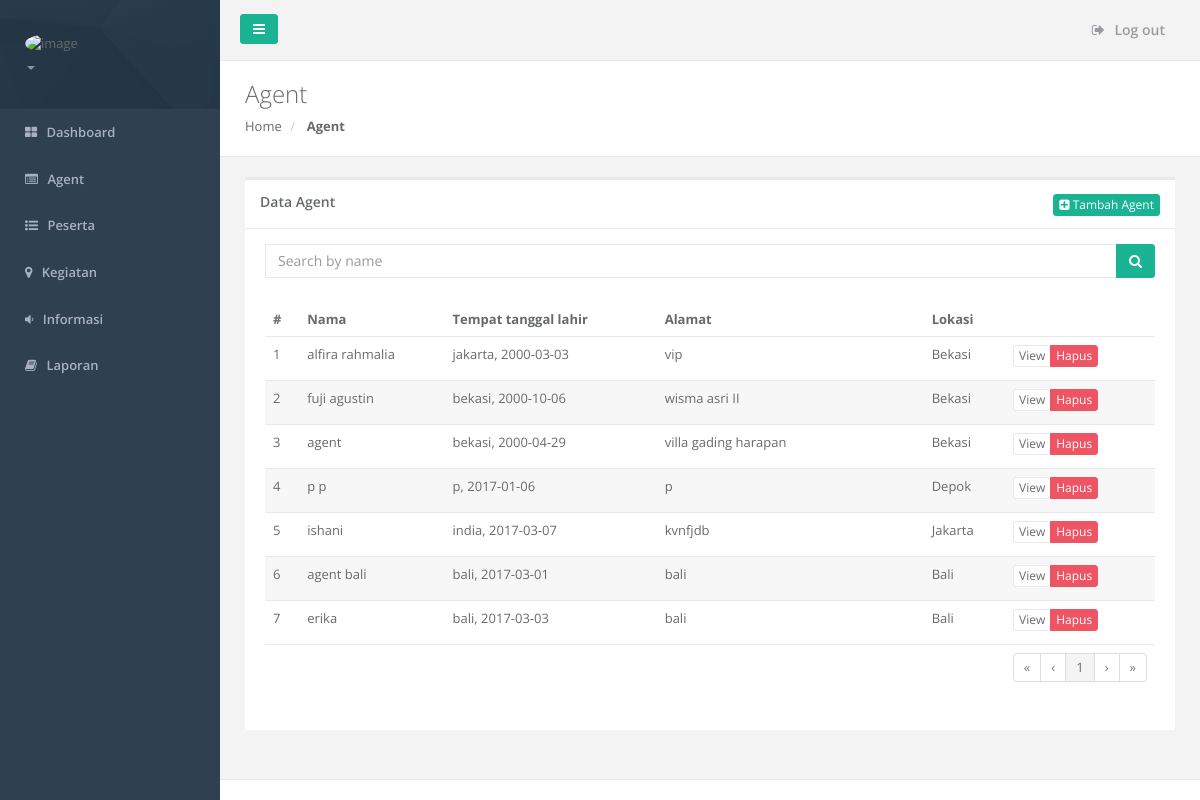
Screenshot of /admin/agent.php with the database file from the repository.
### tables this page shows
CREATE TABLE IF NOT EXISTS `tbl_agent` (
  `kode_agent` varchar(50) NOT NULL,
  `nama_depan` varchar(50) NOT NULL,
  `nama_belakang` varchar(50) DEFAULT NULL,
  `jenis_kelamin` varchar(15) NOT NULL,
  `tempat_lahir` varchar(50) DEFAULT NULL,
  `tgl_lahir` date NOT NULL,
  `pekerjaan` varchar(50) DEFAULT NULL,
  `alamat` varchar(250) NOT NULL,
  `kode_provinsi` varchar(50) DEFAULT NULL,
  `kode_kabupaten` varchar(50) DEFAULT NULL,
  `kode_kecamatan` varchar(50) DEFAULT NULL,
  `telp` varchar(15) DEFAULT NULL,
  `email` varchar(50) DEFAULT NULL,
  `foto` varchar(255) DEFAULT NULL,
  `kode_lokasi` varchar(50) NOT NULL,
  `user_id` varchar(50) DEFAULT NULL,
  PRIMARY KEY (`kode_agent`)
);

CREATE TABLE IF NOT EXISTS `tbl_lokasi` (
  `kode_lokasi` varchar(50) NOT NULL,
  `nama_lokasi` varchar(50) NOT NULL,
  `kode_provinsi` varchar(50) NOT NULL,
  `kode_kabupaten` varchar(50) NOT NULL,
  `gambar` varchar(255) NOT NULL,
  `kode_kecamatan` varchar(50) NOT NULL,
  PRIMARY KEY (`kode_lokasi`)
);

### admin/agent.php (the view, shortened to what this page needs)
<?php
    include('../koneksi.php');
    $query = mysqli_query($conn,"SELECT * FROM tbl_agent as a inner join tbl_lokasi as b on a.kode_lokasi = b.kode_lokasi");
?>
<!DOCTYPE html>
<html>
<head>
    <link href="../css/bootstrap.min.css" rel="stylesheet" />
    <link href="../font-awesome/css/font-awesome.css" rel="stylesheet" />
    <link href="../css/plugins/footable/footable.core.css" rel="stylesheet" />
    <link href="../css/animate.css" rel="stylesheet" />
    <link href="../css/style.css" rel="stylesheet" />
    <link href="../css/plugins/sweetalert/sweetalert.css" rel="stylesheet" />
</head>
<body>
<div id="wrapper">
    <?php
        include('b.php');
    ?>
        <div class="row wrapper border-bottom white-bg page-heading">
            <div class="col-lg-10">
                <h2>Agent</h2>
                <ol class="breadcrumb">
                    <li>
                        <a href="dashboard.php">Home</a>
                    </li>
                    <li class="active">
                        <strong>Agent</strong>
                    </li>
                </ol>
            </div>
        </div>
        <div class="wrapper wrapper-content animated fadeInRight">
            <div class="row">
                <div class="col-lg-12">
                    <div class="ibox float-e-margins">
                        <div class="ibox-title">
                            <h5>Data Agent</h5>
                            <div class="ibox-tools">
                                <a href="tambahAgent.php" class="btn btn-primary btn-xs"><span class="fa fa-plus-square"> </span> Tambah Agent</a>
                            </div>
                        </div>
                        <div class="ibox-content">
                            <div class="row">
                                <div class="col-lg-12">
                                    <div class="input-group"><input type="text" class="form-control" id="txt_search" placeholder="Search by name"  />
                                        <span class="input-group-btn"><button type="button" class="btn btn-primary" onclick="search();" ><i class="fa fa-search"></i></button> </span>
                                    </div>
                                </div>
                            </div><br />
                            <table class="footable table table-stripped" data-page-size="10" id="table" style="border-top:none">
                                <thead>
                                    <tr>
                                        <td><b>#</b></td>
                                        <td><b>Nama</b></td>
                                        <td><b>Tempat tanggal lahir</b></td>
                                        <td style="width:30%;"><b>Alamat</b></td>
                                        <td><b>Lokasi</b></td>
                                        <td style="width:150px;"></td>
                                    </tr>
                                </thead>
                                <tbody>
                                    <?php $i = 0;
                                      while ($row = mysqli_fetch_array($query)) {
                                        $i++;
                                        echo "<tr>";
                                        echo "<td>".$i."</td>";
                                        echo "<td>".$row['nama_depan'].' '.$row['nama_belakang']."</td>";
                                        echo "<td>".$row['tempat_lahir'].', '.$row['tgl_lahir']."</td>";
                                        echo "<td>".$row['alamat']."</td>";
                                        echo "<td>".$row['nama_lokasi']."</td>";
                                        echo "<td>".
                                            "<div class='btn-group'>
                                                <a href='profilAgent.php?id=".$row['kode_agent']."' class='btn btn-white btn-xs width=60px'>View</a>
                                                <button class='btn btn-danger btn-xs btn-del' name='hapus' value='".$row['kode_agent']."'>Hapus</button>
                                            </div>"
                                            ."</td>";
                                        echo "</tr>";
                                      }
                                    ?>
                                </tbody>
                                <tfoot>
                                <tr>
                                    <td colspan="6">
                                        <ul class="pagination pull-right"></ul>
                                    </td>
                                </tr>
                                </tfoot>
                            </table>
                        </div>
                    </div>
                </div>
            </div>
        </div>
        <div class="footer">
        </div>
        </div>
        </div>
</body>
</html>

### rows the page displays
tbl_agent: nama_depan "alfira", nama_belakang "rahmalia", tempat_lahir "jakarta", tgl_lahir "2000-03-03", alamat "vip", kode_lokasi.nama_lokasi "Bekasi"
tbl_agent: nama_depan "fuji", nama_belakang "agustin", tempat_lahir "bekasi", tgl_lahir "2000-10-06", alamat "wisma asri II", kode_lokasi.nama_lokasi "Bekasi"
tbl_agent: nama_depan "agent", tempat_lahir "bekasi", tgl_lahir "2000-04-29", alamat "villa gading harapan", kode_lokasi.nama_lokasi "Bekasi"
tbl_agent: nama_depan "p", nama_belakang "p", tempat_lahir "p", tgl_lahir "2017-01-06", alamat "p", kode_lokasi.nama_lokasi "Depok"
tbl_agent: nama_depan "ishani", tempat_lahir "india", tgl_lahir "2017-03-07", alamat "kvnfjdb", kode_lokasi.nama_lokasi "Jakarta"
tbl_agent: nama_depan "agent", nama_belakang "bali", tempat_lahir "bali", tgl_lahir "2017-03-01", alamat "bali", kode_lokasi.nama_lokasi "Bali"
tbl_agent: nama_depan "erika", tempat_lahir "bali", tgl_lahir "2017-03-03", alamat "bali", kode_lokasi.nama_lokasi "Bali"
